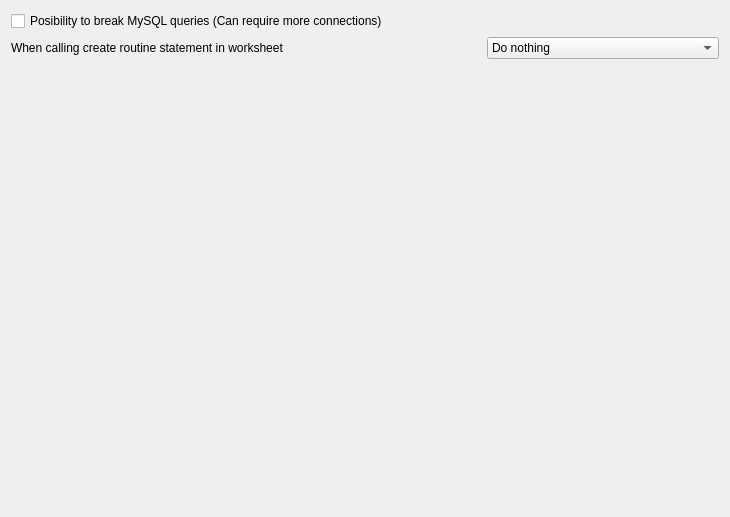
<?xml version="1.0" encoding="UTF-8"?>
<ui version="4.0">
 <class>toMySQLSettingUI</class>
 <widget class="QWidget" name="toMySQLSettingUI">
  <property name="geometry">
   <rect>
    <x>0</x>
    <y>0</y>
    <width>730</width>
    <height>517</height>
   </rect>
  </property>
  <property name="windowTitle">
   <string>Form1</string>
  </property>
  <layout class="QGridLayout">
   <property name="margin">
    <number>11</number>
   </property>
   <property name="spacing">
    <number>6</number>
   </property>
   <item row="0" column="0" colspan="2">
    <widget class="QCheckBox" name="checkBox">
     <property name="text">
      <string>Posibility to break MySQL queries (Can require more connections)</string>
     </property>
    </widget>
   </item>
   <item row="2" column="0">
    <spacer name="verticalSpacer">
     <property name="orientation">
      <enum>Qt::Vertical</enum>
     </property>
     <property name="sizeHint" stdset="0">
      <size>
       <width>20</width>
       <height>40</height>
      </size>
     </property>
    </spacer>
   </item>
   <item row="1" column="2">
    <widget class="QComboBox" name="comboBox">
     <item>
      <property name="text">
       <string>Do nothing</string>
      </property>
     </item>
     <item>
      <property name="text">
       <string>Drop before creating</string>
      </property>
     </item>
     <item>
      <property name="text">
       <string>Drop before creating (if exists)</string>
      </property>
     </item>
     <item>
      <property name="text">
       <string>Ask</string>
      </property>
     </item>
     <item>
      <property name="text">
       <string>Ask (if exists)</string>
      </property>
     </item>
    </widget>
   </item>
   <item row="1" column="0" colspan="2">
    <widget class="QLabel" name="TextLabel6_2_2_3">
     <property name="toolTip">
      <string>The default timestamp format to use when querying the database.</string>
     </property>
     <property name="text">
      <string>When calling create routine statement in worksheet</string>
     </property>
     <property name="wordWrap">
      <bool>false</bool>
     </property>
    </widget>
   </item>
  </layout>
 </widget>
 <resources/>
 <connections/>
 <slots>
  <signal>signal1()</signal>
 </slots>
</ui>
